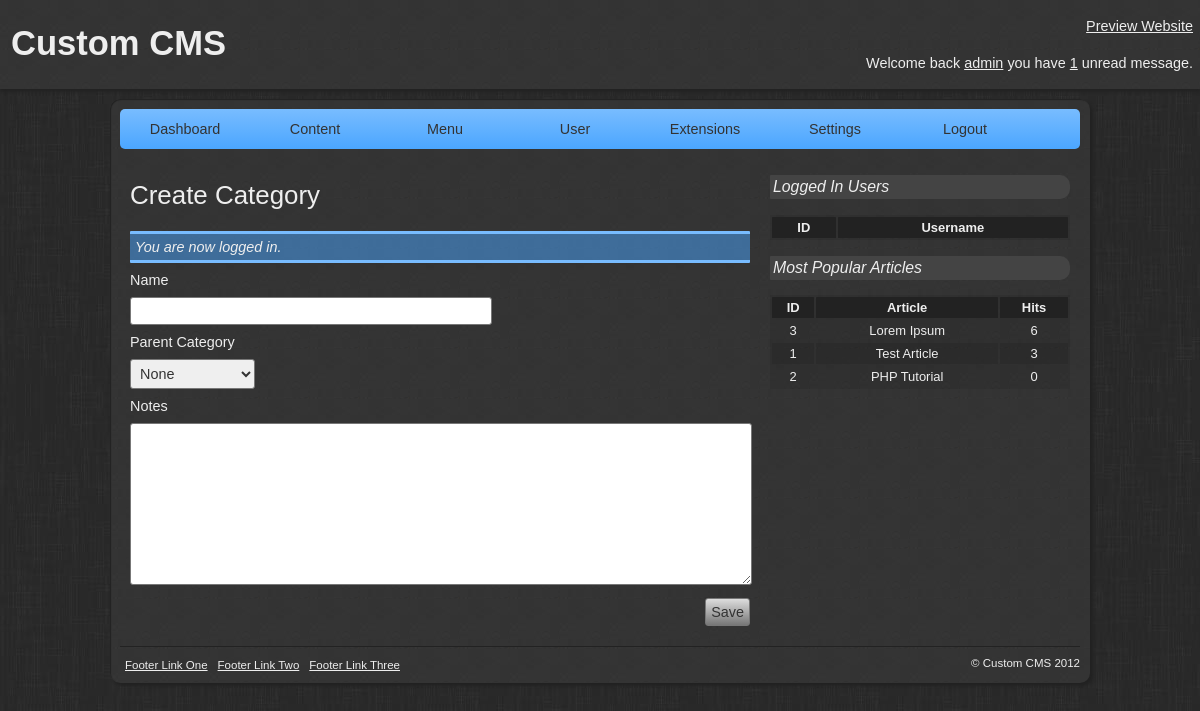
Page /admin/create-category.php (signed in) on the committed database.
### tables this page shows
CREATE TABLE IF NOT EXISTS `tbl_articles` (
  `id` int(11) NOT NULL AUTO_INCREMENT,
  `author` int(11) NOT NULL,
  `category` int(11) NOT NULL,
  `name` varchar(255) NOT NULL,
  `content` text NOT NULL,
  `keywords` varchar(100) NOT NULL,
  `description` varchar(100) NOT NULL,
  `hits` int(11) NOT NULL,
  `published` int(1) NOT NULL,
  `comments` int(1) NOT NULL,
  `date_modified` datetime NOT NULL,
  `date_created` datetime NOT NULL,
  PRIMARY KEY (`id`)
);

### library/core/mysql.php (called while the page is built, shortened)
<?php
class MySQL {
	private $connection;
	public function open_connection() {
		$this->connection = mysql_connect(DATABASE_SERVER, DATABASE_USERNAME, DATABASE_PASSWORD);
		if(!$this->connection) {
			die("MySQL connection failed: " . mysql_error());
		} else {
			$db_select = mysql_select_db(DATABASE_NAME, $this->connection);
		}
	}
	public function query($sql) {
		$result = mysql_query($sql, $this->connection);
		return $result;
	}
	public function fetch_array($result) {
		return mysql_fetch_array($result);
	}
}
$database = new MySQL();
?>

### library/core/core.php (called while the page is built, shortened)
<?php
class Core {
	public static function instantiate($record) {
		$object = new $class_name;
		foreach($record as $attribute => $value) {
			if($object->has_attribute($attribute)) {
				$object->$attribute = $value;
			}
		}
		return $object;
	}
	public static function find_by_sql($sql="") {
		global $database;
		$result = $database->query($sql);
		$object_array = array();
		while($row = $database->fetch_array($result)) {
			$object_array[] = static::instantiate($row);
		}
		return $object_array;
	}
	private function has_attribute($attribute) {
		$object_vars = get_object_vars($this);
		return array_key_exists($attribute, $object_vars);
	}
}
?>

### library/core/article.php (called while the page is built, shortened)
<?php
class Article extends Core {
	public static $table_name = 'articles';
	public static function most_popular($number = 3) {
		return static::find_by_sql("SELECT * FROM " . DATABASE_TBL_PREFIX . self::$table_name . " ORDER BY hits DESC LIMIT {$number}");
	}
}
?>

### admin/create-category.php (the view, shortened to what this page needs)
<?php
require(ADMIN_TEMPLATE.'header.php');
?>
<form action="create-category.php" method="post">
	<label for="name" class="label">Name</label>
	<?php
		if(isset($category->name)) {
			$name = $category->name;
		} else {
			$name = NULL;
		}
	?>
	<input type="text" name="name" id="name" class="textbox input" value="<?php echo $name; ?>" />
	<label for="parent_category" class="label">Parent Category</label>
	<select name="parent_category" id="parent_category" class="select input">
		<?php
			if(isset($category->parent_category)) {
				if($category->parent_category == 0) {
					$selected = ' selected';
				} else {
					$selected = NULL;
				}
			} else {
				$selected = NULL;
			}
		?>
		<option value="0"<?php echo $selected; ?>>None</option>
	</select>
	<label for="notes" class="label">Notes</label>
	<?php
		if(isset($category->notes)) {
			$notes = $category->notes;
		} else {
			$notes = NULL;
		}
	?>
	<textarea name="notes" id="notes" class="textarea input"><?php echo $notes; ?></textarea>
	<input type="submit" name="submit" class="button input" value="Save" />
</form>
<?php
require(ADMIN_TEMPLATE.'footer.php');
?>

### templates/admin/newdefault/footer.php
</div>
        <div class="sidebar">
        	<h3>Logged In Users</h3>
            <table class="sidebar-table">
            	<tr>
                    <th>ID</th>
                    <th>Username</th>
                </tr>
            </table>
            <h3>Most Popular Articles</h3>
			<table class="sidebar-table">
				<tr>
					<th>ID</th>
					<th>Article</th>
					<th>Hits</th>
				</tr>
				<?php
					$most_popular_articles = Article::most_popular();
					foreach($most_popular_articles as $mpa):
				?>
				<tr>
					<td><?php echo $mpa->id; ?></td>
					<td><?php echo $mpa->name; ?></td>
					<td><?php echo $mpa->hits; ?></td>
				</tr>
				<?php endforeach; ?>
			</table>
        </div>
        <div class="footer">
            <div class="footer-left">
                <ul>
                    <li><a href="#">Footer Link One</a></li>
                    <li><a href="#">Footer Link Two</a></li>
                    <li><a href="#">Footer Link Three</a></li>
                </ul>
            </div>
            <div class="footer-right">
                <p>&copy; Custom CMS 2012</p>
            </div>
        </div>
    </div>
</body>
</html>

### templates/admin/newdefault/css/style.css (style rules this page uses)
body { margin: 0; padding: 0; font: .9em Arial; background: url('../images/background.jpg') #222; }
.sidebar { width: 300px; float: left; padding: 10px; }
.sidebar h3 { font-size: 1.1em; background: #444; padding: 3px; border-radius: 1px 10px 10px 1px; font-weight: 500; font-style: italic; }
.sidebar-table { width: 100%; font-size: .9em; background: #2F2F2F; background: rgba(11, 11, 11, .1); }
.sidebar-table tr:nth-child(odd) { background: rgba(28, 28, 28, .2); }
.sidebar-table th { background: #222; padding: 3px; border-radius: 1px 1px 0px 0px; }
.sidebar-table td { text-align: center; padding: 3px; }
.footer { width: 960px; padding: 10px 0 0; margin: 10px auto 0px; overflow: hidden; color: #EEE; font-size: .8em; border-top: 1px solid #222; }
.footer-left { float: left; }
.footer-right { float: right; }
.footer p { margin: 0; padding: 0; }
.footer ul { overflow: hidden; text-align: center; list-style: none; margin: 0; padding: 0; }
.footer ul li { float: left; }
.footer ul li a, .footer ul li a:link, .footer ul li a:visited { color: #EEE; display: block; padding: 2px 5px; transition: linear all 0.5s; -moz-transition: linear all 0.5s; -webkit-transition: linear all 0.5s; }
.label { display: block; margin: 9px 0; }
.input { padding: 5px; font-size: 1em; border: 1px solid #777; border-radius: 3px; color: #333; transition: linear all 0.5s; -moz-transition: linear all 0.5s; -webkit-transition: linear all 0.5s; }
.textbox { width: 350px; }
.textarea { width: 610px; height: 150px; }
.button { display: block; float: right; margin: 10px 0px 10px 10px; cursor: pointer; background: -moz-linear-gradient(0% 100% 90deg, #999, #DDD) #999; background: -webkit-gradient(linear, 50% 0%, 50% 100%, from(#DDD), to(#777)); }

### rows in the picture
tbl_articles: id "3", name "Lorem Ipsum", hits "6"
tbl_articles: id "1", name "Test Article", hits "3"
tbl_articles: id "2", name "PHP Tutorial", hits "0"

### other values in the picture
$_SESSION['user_username'] "admin"
Message::unread_messages($_SESSION['user_id']) "1"
$title "Create Category"
$_SESSION['message'] "You are now logged in."
